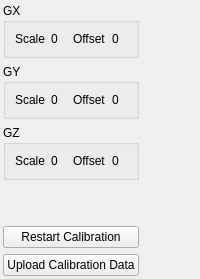
      <widget class="QWidget" name="tpGyroCalib">
       <property name="autoFillBackground">
        <bool>true</bool>
       </property>
       <attribute name="title">
        <string>Gyro Calibration</string>
       </attribute>
       <layout class="QHBoxLayout" name="horizontalLayout_33" stretch="1,2">
        <property name="leftMargin">
         <number>3</number>
        </property>
        <property name="topMargin">
         <number>3</number>
        </property>
        <property name="rightMargin">
         <number>3</number>
        </property>
        <property name="bottomMargin">
         <number>3</number>
        </property>
        <item>
         <layout class="QVBoxLayout" name="verticalLayout_21" stretch="1,1,1,1,0,0">
          <item>
           <widget class="QGroupBox" name="groupBox_3">
            <property name="title">
             <string>GX</string>
            </property>
            <layout class="QHBoxLayout" name="horizontalLayout_32">
             <item>
              <layout class="QGridLayout" name="gridLayout_3">
               <item row="0" column="0">
                <widget class="QLabel" name="label_18">
                 <property name="text">
                  <string>Scale</string>
                 </property>
                </widget>
               </item>
               <item row="0" column="1">
                <widget class="QLabel" name="lblGxScale">
                 <property name="text">
                  <string>0</string>
                 </property>
                </widget>
               </item>
               <item row="0" column="2">
                <widget class="QLabel" name="label_21">
                 <property name="text">
                  <string>Offset</string>
                 </property>
                </widget>
               </item>
               <item row="0" column="3">
                <widget class="QLabel" name="lblGxOffset">
                 <property name="text">
                  <string>0</string>
                 </property>
                </widget>
               </item>
              </layout>
             </item>
            </layout>
           </widget>
          </item>
          <item>
           <widget class="QGroupBox" name="groupBox_4">
            <property name="title">
             <string>GY</string>
            </property>
            <layout class="QHBoxLayout" name="horizontalLayout_31">
             <item>
              <layout class="QGridLayout" name="gridLayout_4">
               <item row="0" column="0">
                <widget class="QLabel" name="label_19">
                 <property name="text">
                  <string>Scale</string>
                 </property>
                </widget>
               </item>
               <item row="0" column="1">
                <widget class="QLabel" name="lblGyScale">
                 <property name="text">
                  <string>0</string>
                 </property>
                </widget>
               </item>
               <item row="0" column="2">
                <widget class="QLabel" name="label_22">
                 <property name="text">
                  <string>Offset</string>
                 </property>
                </widget>
               </item>
               <item row="0" column="3">
                <widget class="QLabel" name="lblGyOffset">
                 <property name="text">
                  <string>0</string>
                 </property>
                </widget>
               </item>
              </layout>
             </item>
            </layout>
           </widget>
          </item>
          <item>
           <widget class="QGroupBox" name="groupBox_5">
            <property name="title">
             <string>GZ</string>
            </property>
            <layout class="QHBoxLayout" name="horizontalLayout_30">
             <item>
              <layout class="QGridLayout" name="gridLayout_5">
               <item row="0" column="0">
                <widget class="QLabel" name="label_20">
                 <property name="text">
                  <string>Scale</string>
                 </property>
                </widget>
               </item>
               <item row="0" column="1">
                <widget class="QLabel" name="lblGzScale">
                 <property name="text">
                  <string>0</string>
                 </property>
                </widget>
               </item>
               <item row="0" column="2">
                <widget class="QLabel" name="label_23">
                 <property name="text">
                  <string>Offset</string>
                 </property>
                </widget>
               </item>
               <item row="0" column="3">
                <widget class="QLabel" name="lblGzOffset">
                 <property name="text">
                  <string>0</string>
                 </property>
                </widget>
               </item>
              </layout>
             </item>
            </layout>
           </widget>
          </item>
          <item>
           <spacer name="verticalSpacer">
            <property name="orientation">
             <enum>Qt::Vertical</enum>
            </property>
            <property name="sizeHint" stdset="0">
             <size>
              <width>20</width>
              <height>40</height>
             </size>
            </property>
           </spacer>
          </item>
          <item>
           <widget class="QPushButton" name="btnRestartCalibration">
            <property name="text">
             <string>Restart Calibration</string>
            </property>
           </widget>
          </item>
          <item>
           <widget class="QPushButton" name="btnUploadGyroCalibration">
            <property name="text">
             <string>Upload Calibration Data</string>
            </property>
           </widget>
          </item>
         </layout>
        </item>
        <item>
         <layout class="QVBoxLayout" name="verticalLayout_20" stretch="2,1">
          <item>
           <widget class="LineFit_Widget" name="lfGyroGraph" native="true"/>
          </item>
          <item>
           <layout class="QHBoxLayout" name="horizontalLayout_29">
            <item>
             <widget class="Gauge_Widget" name="gCalibTemp" native="true">
              <property name="font">
               <font>
                <pointsize>8</pointsize>
               </font>
              </property>
             </widget>
            </item>
            <item>
             <widget class="Gauge_Widget" name="gCalibX" native="true">
              <property name="font">
               <font>
                <pointsize>8</pointsize>
               </font>
              </property>
             </widget>
            </item>
            <item>
             <widget class="Gauge_Widget" name="gCalibY" native="true">
              <property name="font">
               <font>
                <pointsize>8</pointsize>
               </font>
              </property>
             </widget>
            </item>
            <item>
             <widget class="Gauge_Widget" name="gCalibZ" native="true">
              <property name="font">
               <font>
                <pointsize>8</pointsize>
               </font>
              </property>
             </widget>
            </item>
           </layout>
          </item>
         </layout>
        </item>
       </layout>
      </widget>
